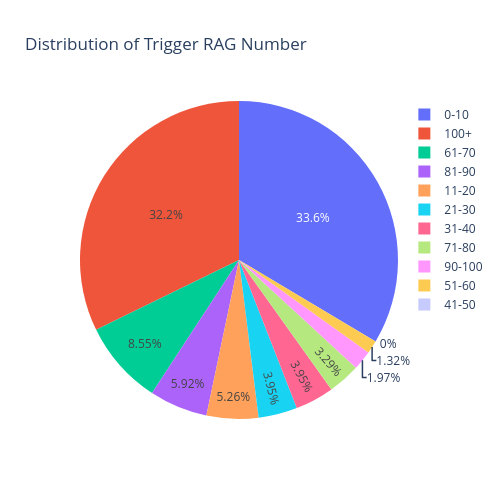

The notebook cell saved with this chart:
### Code cell
# Define bins
bins = [0, 10, 20, 30, 40, 50, 60, 70, 80, 90, 100, 110]
labels = ['0-10', '11-20', '21-30', '31-40', '41-50', '51-60', '61-70', '71-80', '81-90', '90-100', '100+']

# Create a new column for the bins
tf_idf_res['trigger_rag_bins'] = pd.cut(tf_idf_res['trigger_rag'], bins=bins, labels=labels, right=False)

# Count the frequency of each bin
bin_counts = tf_idf_res['trigger_rag_bins'].value_counts()

# Create a pie chart
fig = px.pie(bin_counts, names=bin_counts.index, values=bin_counts, title='Distribution of Trigger RAG Number')

fig.update_layout(width=500, height=500)
# Show the plot
fig.show()

### Figure 1 — Plotly figure (JSON) as saved in the notebook; plotly's stock layout.template omitted (floating-point values rounded to 4 significant figures)
{"data": [{"domain": {"x": [0, 1], "y": [0, 1]}, "hovertemplate": "trigger_rag_bins=%{label}<br>value=%{value}<extra></extra>", "labels": ["0-10", "100+", "61-70", "81-90", "11-20", "21-30", "31-40", "71-80", "90-100", "51-60", "41-50"], "legendgroup": "", "name": "", "showlegend": true, "type": "pie", "values": [204, 196, 52, 36, 32, 24, 24, 20, 12, 8, 0]}], "layout": {"height": 500, "legend": {"tracegroupgap": 0}, "title": {"text": "Distribution of Trigger RAG Number"}, "width": 500}}
